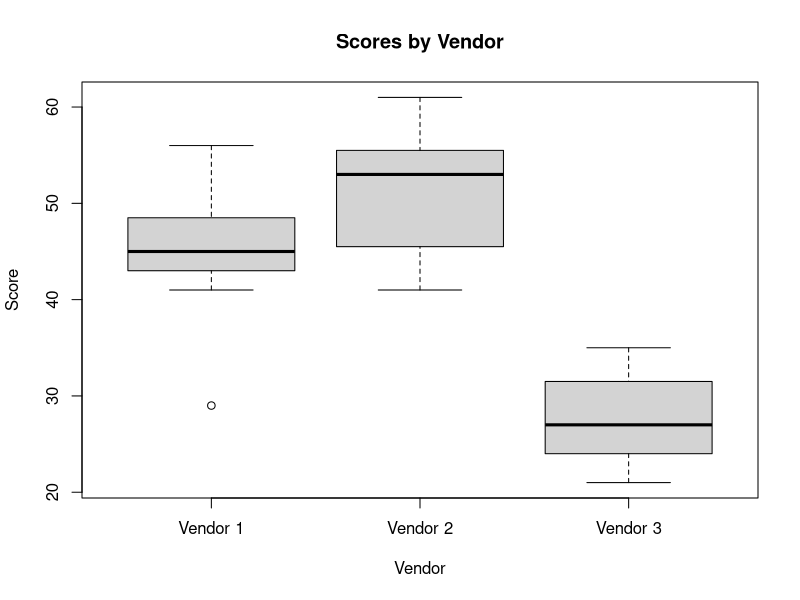
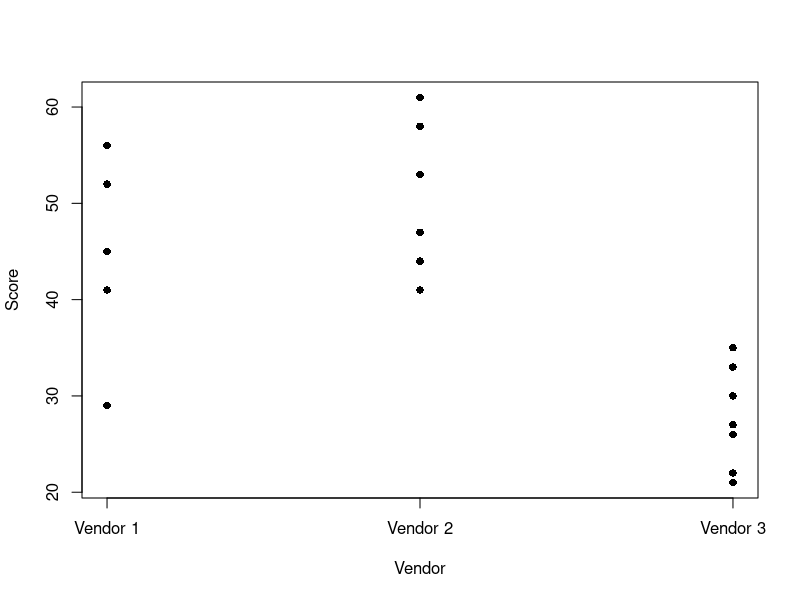
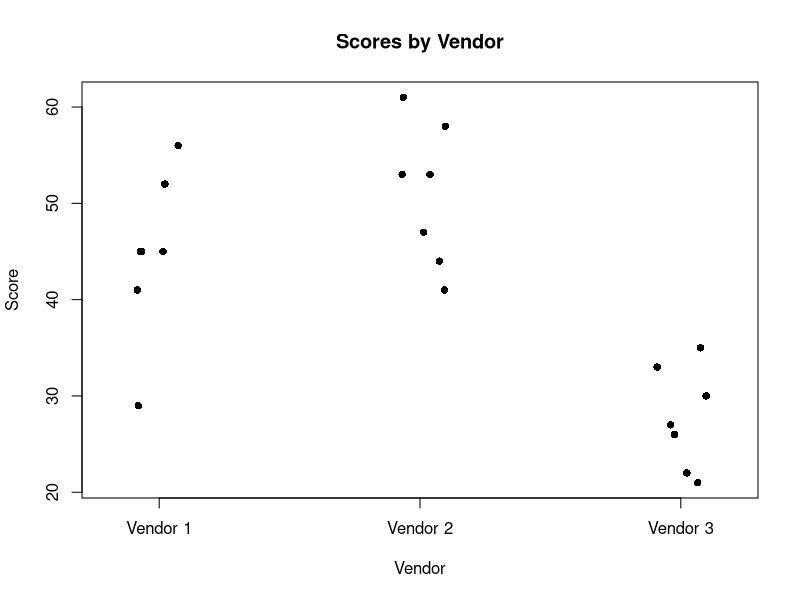
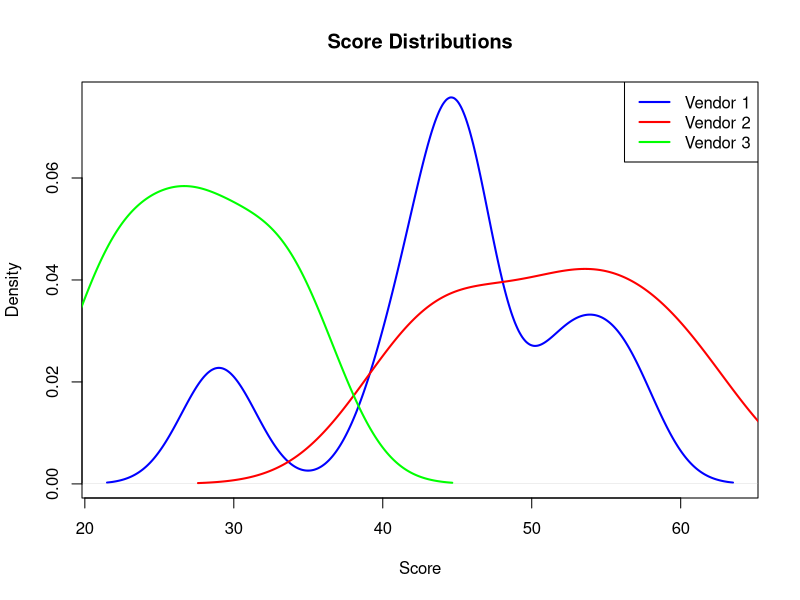

R code for these plots, in order:
# Coding-assistant note: OpenAI Codex assisted with coding. The project owner made the key decisions on how to segment and manage the data.
# Dataset note: Uses the vendor score data at unit-8/data-activity.csv in this repository. The project does not record a public download source for this file.
# Anova highlighted a statistically significant variance between the groups.
# Further investigation showed that there was no conclusive evidence for which vendor shows a higher significance of improvement.
# However, Vedor 3 deminstrated a significantly worse improvment in comparison to the other venders at a 95% confidence level.


library(readr)
data_activity <- read_csv("data-activity.csv")
View(data_activity)

d1 <- data_activity

#ANOVA
scores <- c(
  d1$`Group 1 scores (Vendor 1)`,
  d1$`Group 2 scores (Vendor 2)`,
  d1$`Group 3 scores (Vendor 3)`
)

vendor <- factor(rep(
  c("Vendor 1", "Vendor 2", "Vendor 3"),
  each = nrow(d1)
))

model <- aov(scores ~ vendor)

summary(model)

# find significance
TukeyHSD(model)

#box and whisker
boxplot(
  d1$`Group 1 scores (Vendor 1)`,
  d1$`Group 2 scores (Vendor 2)`,
  d1$`Group 3 scores (Vendor 3)`,
  names = c("Vendor 1", "Vendor 2", "Vendor 3"),
  xlab = "Vendor",
  ylab = "Score",
  main = "Scores by Vendor"
)

# stripchart
stripchart(list(
  "Vendor 1" = d1$`Group 1 scores (Vendor 1)`,
  "Vendor 2" = d1$`Group 2 scores (Vendor 2)`,
  "Vendor 3" = d1$`Group 3 scores (Vendor 3)`
),
method = "overplot",
vertical = TRUE,
pch = 16,
xlab = "Vendor",
ylab = "Score")

#jitter plot

stripchart(list(
  "Vendor 1" = d1$`Group 1 scores (Vendor 1)`,
  "Vendor 2" = d1$`Group 2 scores (Vendor 2)`,
  "Vendor 3" = d1$`Group 3 scores (Vendor 3)`
),
method = "jitter",
vertical = TRUE,
pch = 16,
xlab = "Vendor",
ylab = "Score",
main = "Scores by Vendor")

# density plot 

plot(
  density(d1$`Group 1 scores (Vendor 1)`, na.rm = TRUE),
  col = "blue",
  lwd = 2,
  xlab = "Score",
  main = "Score Distributions"
)

lines(
  density(d1$`Group 2 scores (Vendor 2)`, na.rm = TRUE),
  col = "red",
  lwd = 2
)

lines(
  density(d1$`Group 3 scores (Vendor 3)`, na.rm = TRUE),
  col = "green",
  lwd = 2
)

legend(
  "topright",
  legend = c("Vendor 1", "Vendor 2", "Vendor 3"),
  col = c("blue", "red", "green"),
  lwd = 2
)
